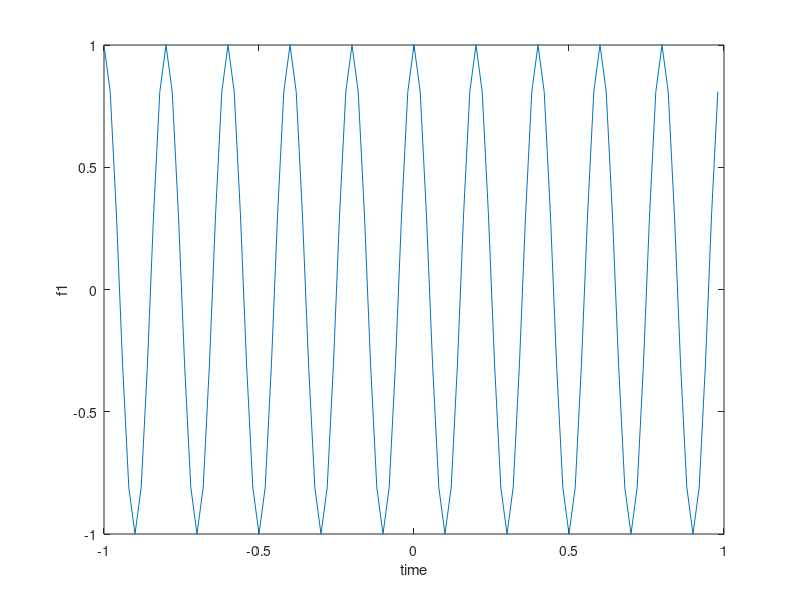
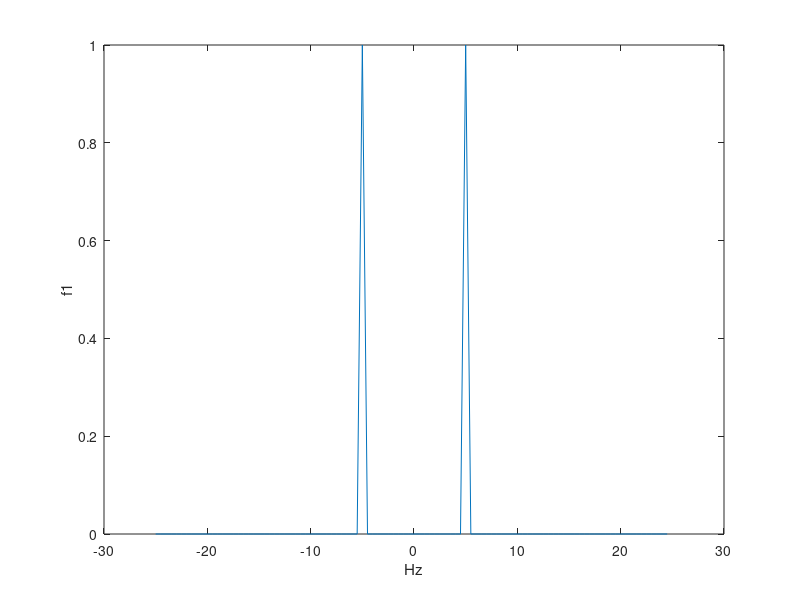

These figures' MATLAB source, in order:
clc
close all;
clear;

N=100;
t_s=0.02;
f_s=1/t_s;
t_start=-1;
t_end= 1;
t=t_start:t_s:t_end-t_s;
f=-f_s/2:f_s/N:f_s/2-f_s/N;

x=cos(10*pi*t);
y = fftshift(fft(x));
y=y/max(abs(y));


figure()
plot(t, x);
xlabel('time')
ylabel('f1')

figure()
plot(f, abs(y));
xlabel('Hz')
ylabel('f1')
